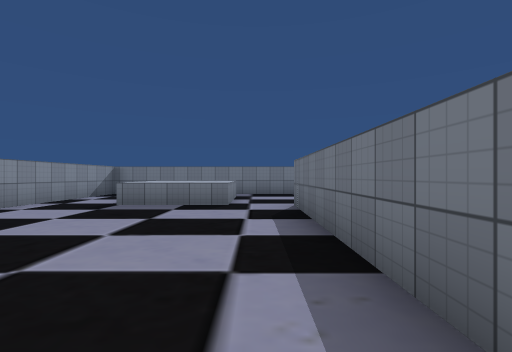
View 1 (above)

24 first-person views from a walk through a scene from a Unity 3-D project. The camera is 1.3 m above the floor, looks level and sees 85° across. The floor is counted in squares, 2 m on a side. Each view is taken from the middle of a square. On the plan, view 1 faces up. The plan holds only what a view shows up to about 9 squares ahead; the rest is blank. Some animated figures are not drawn. Door leaves are left out, so doorways stand open. Some surface patterns are stand-ins.

View 2
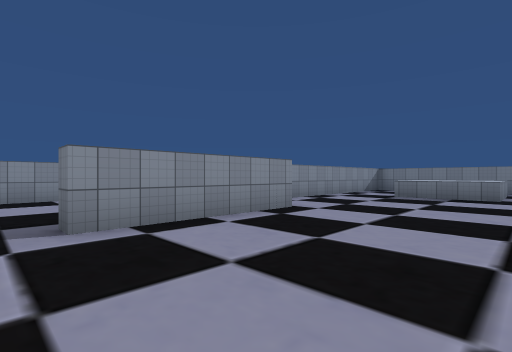

View 3
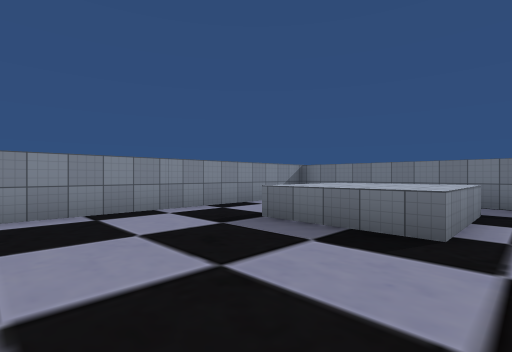

View 4
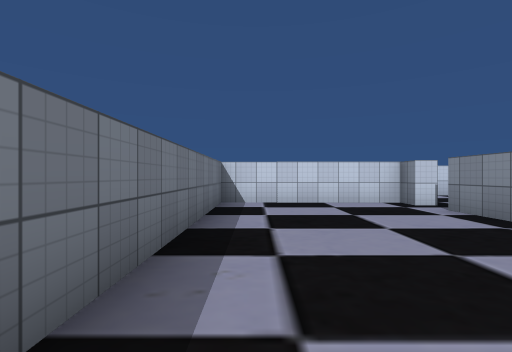

View 5
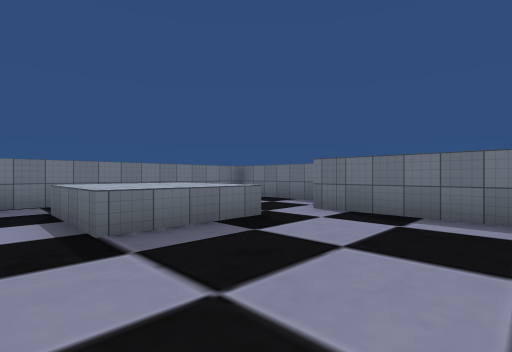

View 6
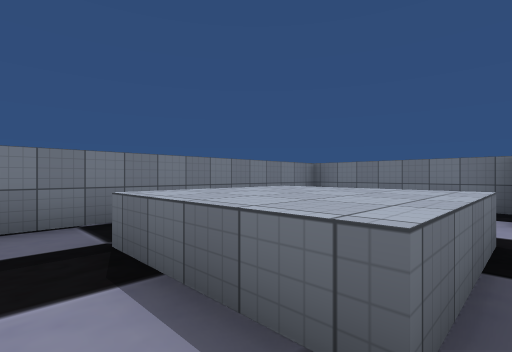

View 7
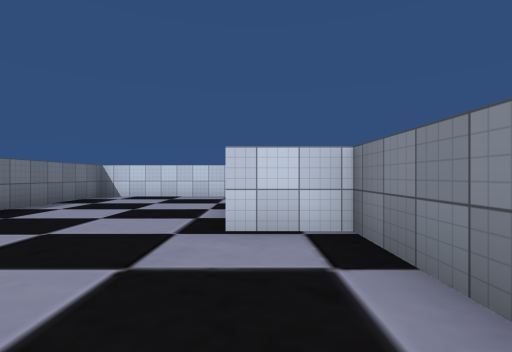

View 8
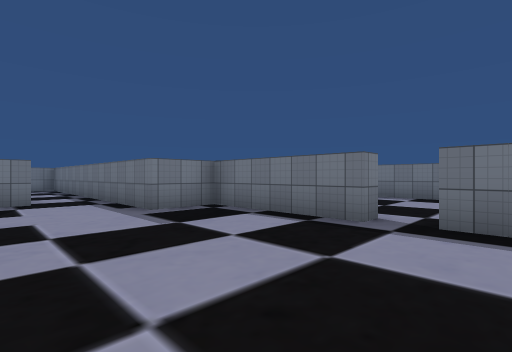

View 9
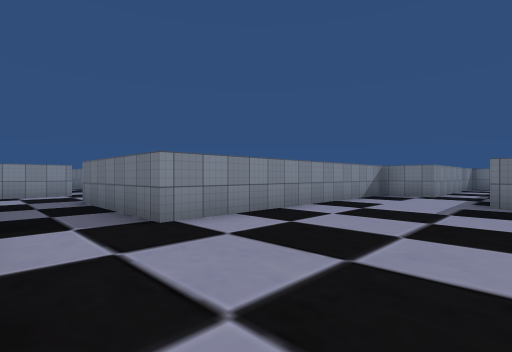

View 10
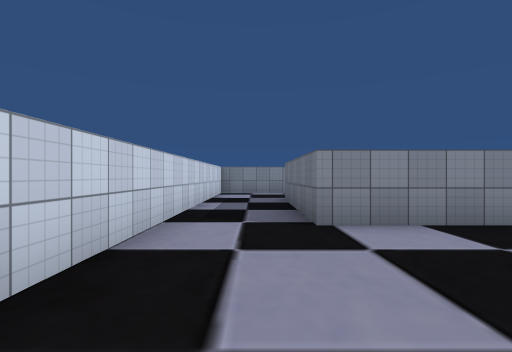

View 11
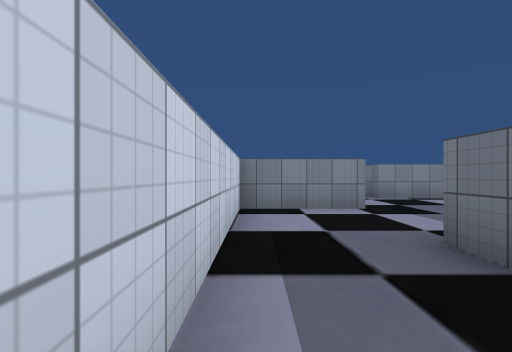

View 12
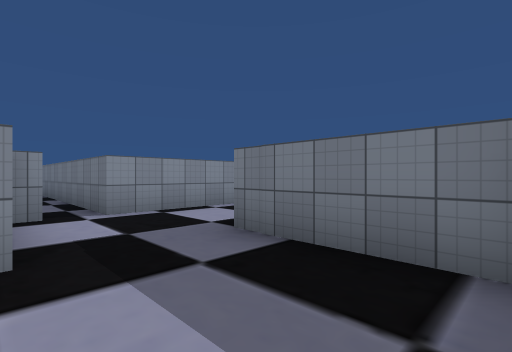

View 13
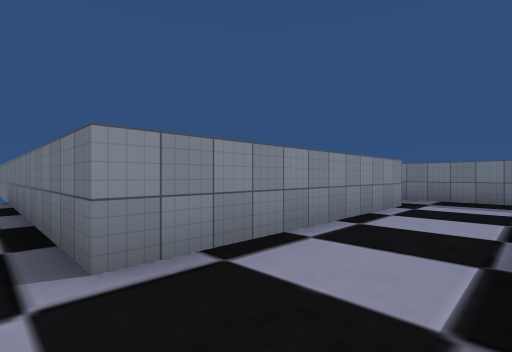

View 14
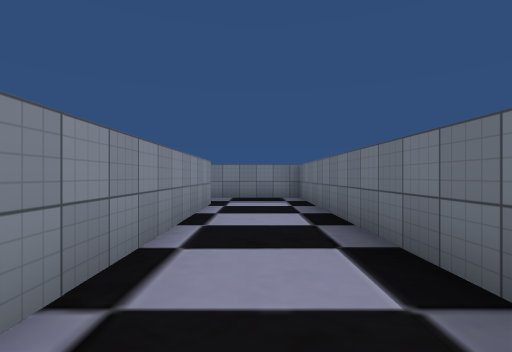

View 15
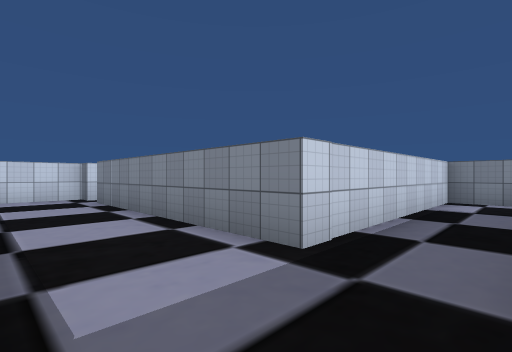

View 16
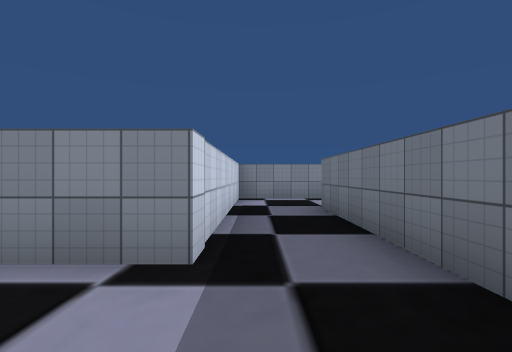

View 17
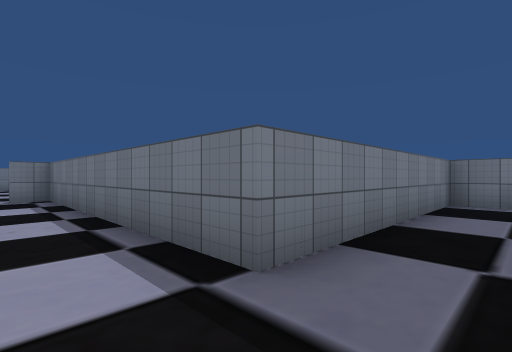

View 18
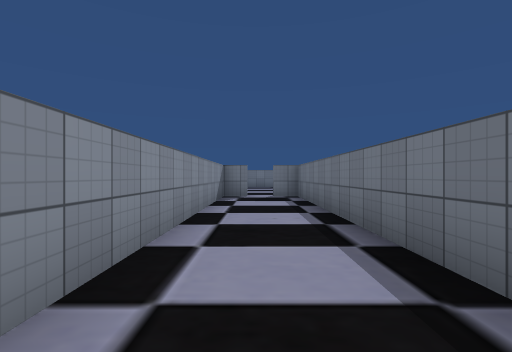

View 19
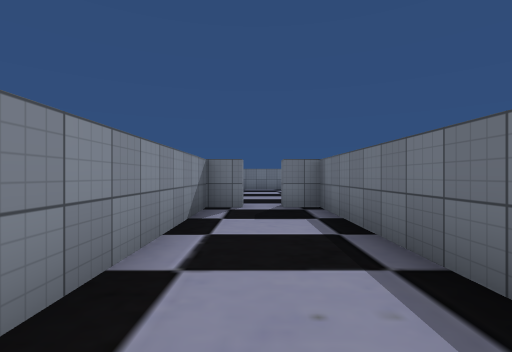

View 20
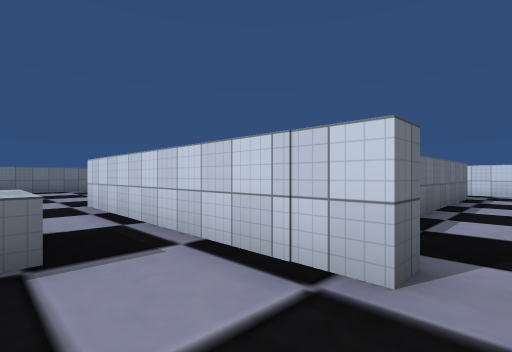

View 21
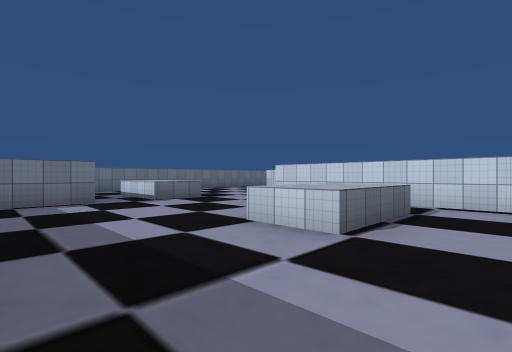

View 22
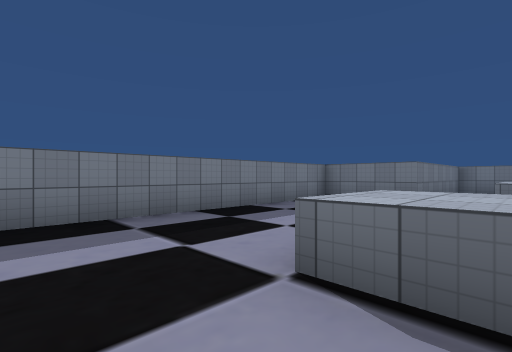

View 23
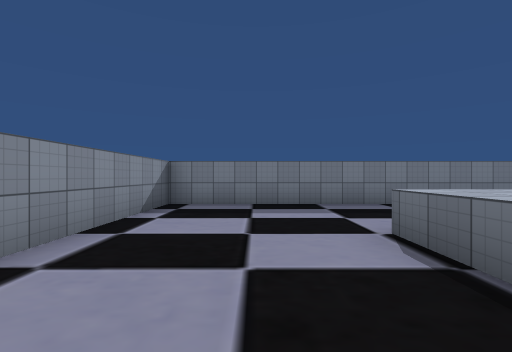

View 24
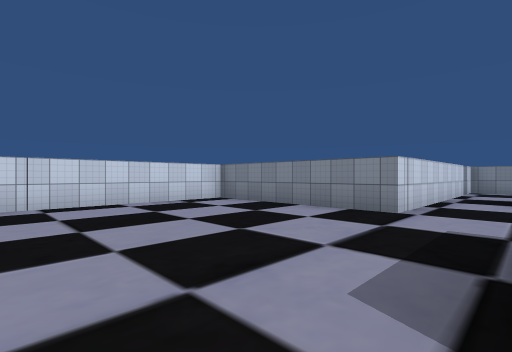

### Floor plan
Key: @ floor where view 1 was taken; # wall or solid block; . floor; D open door; ^ raised ledge.
Columns run from 25 left of view 1 to 3 right of it. Each row starts with its distance up from view 1.
 21  ###########
 20  #.........#
 19  #.........#
 18  #.........####
 17  #...^^.......
 16  #...^^....^^
 15   ...^^....^^..
 14   .............
 13  #D######......
 12  #..#   #......
 11  #..#   #......
 10  #..#   #......     #########
  9  #..#   #......     #.......#
  8  #..#   ######.     #.^^^...#
  7  #..#              .#.^^^...#
  6  #..#######        .#.....###
  5  #........#       #.#.....#
  4  #........#     ###.#.....#
  3  #######..#     #...#.....#
  2        #..#     #...#.....#
  1        #..#     #...##....#
  0        #..#     #....#...@#
 -1        #..###   #....#....#
 -2 ########.....   #....#....#
 -3  ......D.....   #....D....#
 -4        ###...####....######
 -5          #...........
 -6          #...........
 -7          ##########

Positions as (right, up) in squares from view 1, and headings:
1: (0, 0), facing up
2: (0, -3), facing up-left
3: (0, 3), facing up-left
4: (0, 3), facing down
5: (-4, 3), facing up-right
6: (-4, 6), facing up-right
7: (-4, 5), facing down
8: (-8, -4), facing up-right
9: (-5, -6), facing up-left
10: (-5, -5), facing left
11: (-10, -6), facing left
12: (-13, -4), facing up-left
13: (-16, -3), facing up-left
14: (-17, -3), facing up
15: (-16, 5), facing down-left
16: (-16, 4), facing left
17: (-23, 4), facing up-right
18: (-23, 4), facing up
19: (-23, 7), facing up
20: (-23, 15), facing down-right
21: (-22, 20), facing down-right
22: (-22, 16), facing up-right
23: (-22, 14), facing up
24: (-11, 15), facing down-left
